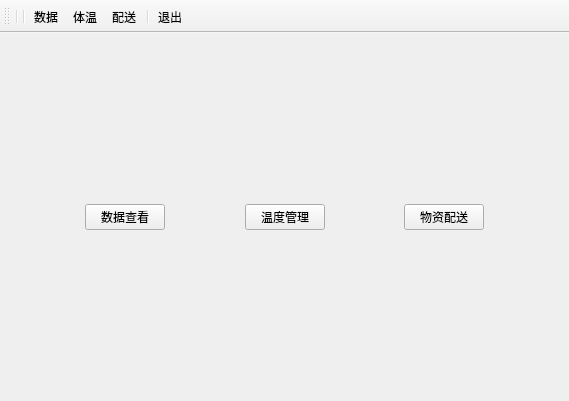
<?xml version="1.0" encoding="UTF-8"?>
<ui version="4.0">
 <class>MainWindow</class>
 <widget class="QMainWindow" name="MainWindow">
  <property name="geometry">
   <rect>
    <x>0</x>
    <y>0</y>
    <width>569</width>
    <height>401</height>
   </rect>
  </property>
  <property name="windowTitle">
   <string>MainWindow</string>
  </property>
  <property name="styleSheet">
   <string notr="true"/>
  </property>
  <widget class="QWidget" name="centralWidget">
   <layout class="QHBoxLayout" name="horizontalLayout_2">
    <item>
     <layout class="QHBoxLayout" name="horizontalLayout">
      <item>
       <spacer name="horizontalSpacer">
        <property name="orientation">
         <enum>Qt::Horizontal</enum>
        </property>
        <property name="sizeHint" stdset="0">
         <size>
          <width>40</width>
          <height>20</height>
         </size>
        </property>
       </spacer>
      </item>
      <item>
       <widget class="QPushButton" name="btn_data">
        <property name="text">
         <string>数据查看</string>
        </property>
       </widget>
      </item>
      <item>
       <spacer name="horizontalSpacer_2">
        <property name="orientation">
         <enum>Qt::Horizontal</enum>
        </property>
        <property name="sizeHint" stdset="0">
         <size>
          <width>40</width>
          <height>20</height>
         </size>
        </property>
       </spacer>
      </item>
      <item>
       <widget class="QPushButton" name="btn_Temp">
        <property name="text">
         <string>温度管理</string>
        </property>
       </widget>
      </item>
      <item>
       <spacer name="horizontalSpacer_3">
        <property name="orientation">
         <enum>Qt::Horizontal</enum>
        </property>
        <property name="sizeHint" stdset="0">
         <size>
          <width>40</width>
          <height>20</height>
         </size>
        </property>
       </spacer>
      </item>
      <item>
       <widget class="QPushButton" name="btn_delivery">
        <property name="text">
         <string>物资配送</string>
        </property>
       </widget>
      </item>
      <item>
       <spacer name="horizontalSpacer_4">
        <property name="orientation">
         <enum>Qt::Horizontal</enum>
        </property>
        <property name="sizeHint" stdset="0">
         <size>
          <width>40</width>
          <height>20</height>
         </size>
        </property>
       </spacer>
      </item>
     </layout>
    </item>
   </layout>
  </widget>
  <widget class="QToolBar" name="mainToolBar">
   <property name="toolButtonStyle">
    <enum>Qt::ToolButtonTextUnderIcon</enum>
   </property>
   <attribute name="toolBarArea">
    <enum>TopToolBarArea</enum>
   </attribute>
   <attribute name="toolBarBreak">
    <bool>false</bool>
   </attribute>
   <addaction name="separator"/>
   <addaction name="separator"/>
   <addaction name="act_data"/>
   <addaction name="act_showT"/>
   <addaction name="act_delivery"/>
   <addaction name="separator"/>
   <addaction name="act_close"/>
  </widget>
  <action name="act_close">
   <property name="icon">
    <iconset resource="icon.qrc">
     <normaloff>:/icon/close.png</normaloff>:/icon/close.png</iconset>
   </property>
   <property name="text">
    <string>退出</string>
   </property>
  </action>
  <action name="act_showT">
   <property name="icon">
    <iconset resource="icon.qrc">
     <normaloff>:/icon/T.png</normaloff>:/icon/T.png</iconset>
   </property>
   <property name="text">
    <string>体温</string>
   </property>
  </action>
  <action name="act_delivery">
   <property name="icon">
    <iconset resource="icon.qrc">
     <normaloff>:/icon/delivery.png</normaloff>:/icon/delivery.png</iconset>
   </property>
   <property name="text">
    <string>配送</string>
   </property>
  </action>
  <action name="act_data">
   <property name="icon">
    <iconset resource="icon.qrc">
     <normaloff>:/icon/data.png</normaloff>:/icon/data.png</iconset>
   </property>
   <property name="text">
    <string>数据</string>
   </property>
  </action>
  <action name="act_save">
   <property name="icon">
    <iconset resource="icon.qrc">
     <normaloff>:/icon/save .png</normaloff>:/icon/save .png</iconset>
   </property>
   <property name="text">
    <string>保存</string>
   </property>
  </action>
 </widget>
 <layoutdefault spacing="6" margin="11"/>
 <resources>
  <include location="icon.qrc"/>
 </resources>
 <connections/>
</ui>
